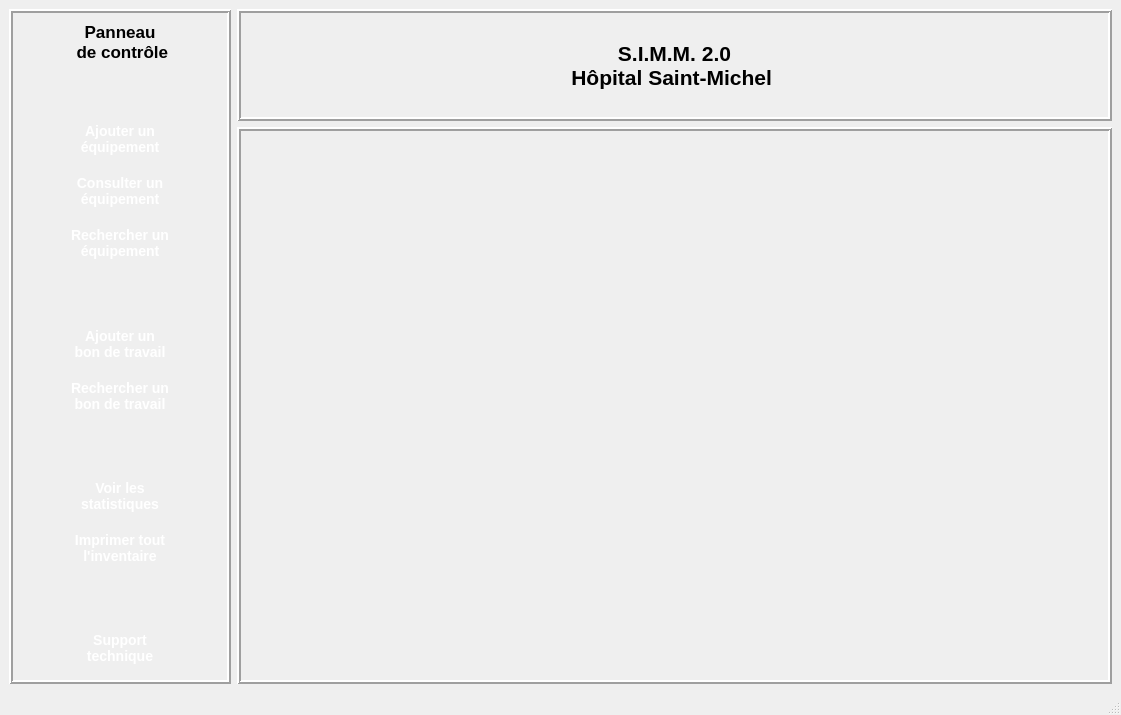
<?xml version="1.0" encoding="UTF-8"?>
<ui version="4.0">
 <class>MainWindow</class>
 <widget class="QMainWindow" name="MainWindow">
  <property name="geometry">
   <rect>
    <x>0</x>
    <y>0</y>
    <width>1121</width>
    <height>715</height>
   </rect>
  </property>
  <property name="windowTitle">
   <string>MainWindow</string>
  </property>
  <property name="styleSheet">
   <string notr="true">#MainWindow{
background:qlineargradient(x1: 0, y1: 0, x2: 0, y2: 1,
                                      stop: 0 #85cafc, stop: 1  #36357F);;
}</string>
  </property>
  <widget class="QWidget" name="centralwidget">
   <layout class="QGridLayout" name="gridLayout_4">
    <item row="0" column="0" rowspan="2">
     <widget class="QFrame" name="framePanneauDeControle">
      <property name="styleSheet">
       <string notr="true">#framePanneauDeControle {;
min-width:220px;
}

QLineEdit {
padding: 1px;
border-style: solid;
border: 2px solid gray;
border-radius: 8px;
min-width: 50px;
max-width: 150px;
}

QDateEdit {
max-width: 105px
}

QPushButton {
color: white;
border-width: 2px;
border-radius: 4px;
padding: 3px;
font: bold 14px;
padding-left: 5px;
padding-right: 5px;
min-width: 40px;
max-width:220px;
min-height: 40px;
max-height: 40px;
}

QPushButton:hover {
background-color: qlineargradient(x1: 0, y1: 1, x2: 0, y2: 0, stop: 0 #edf2f8, stop: 1 #c8d9ea);
}

QPushButton:pressed {
background-color: rgb(193, 213, 243);
}


QComboBox {
    border: 1px solid gray;
    border-radius: 3px;
    padding: 1px 18px 1px 3px;
    min-width: 8em;
	max-width: 200px;
	
}

QComboBox:editable {
    background: white;
}

QComboBox:!editable, QComboBox::drop-down:editable {
     background: qlineargradient(x1: 0, y1: 0, x2: 0, y2: 1,
                                 stop: 0 #E1E1E1, stop: 0.4 #DDDDDD,
                                 stop: 0.5 #D8D8D8, stop: 1.0 #D3D3D3);
}

/* QComboBox gets the &quot;on&quot; state when the popup is open */
QComboBox:!editable:on, QComboBox::drop-down:editable:on {
    background: qlineargradient(x1: 0, y1: 0, x2: 0, y2: 1,
                                stop: 0 #D3D3D3, stop: 0.4 #D8D8D8,
                                stop: 0.5 #DDDDDD, stop: 1.0 #E1E1E1);
}

QComboBox:on { /* shift the text when the popup opens */
    padding-top: 3px;
    padding-left: 4px;
}

QComboBox::drop-down {
    subcontrol-origin: padding;
    subcontrol-position: top right;
    width: 15px;

    border-left-width: 1px;
    border-left-color: darkgrey;
    border-left-style: solid; /* just a single line */
    border-top-right-radius: 3px; /* same radius as the QComboBox */
    border-bottom-right-radius: 3px;
}

QComboBox::down-arrow {
    image: url(/usr/share/icons/crystalsvg/16x16/actions/1downarrow.png);
}

QComboBox::down-arrow:on { /* shift the arrow when popup is open */
    top: 1px;
    left: 1px;
}</string>
      </property>
      <property name="frameShape">
       <enum>QFrame::Box</enum>
      </property>
      <property name="frameShadow">
       <enum>QFrame::Raised</enum>
      </property>
      <property name="lineWidth">
       <number>2</number>
      </property>
      <layout class="QGridLayout" name="gridLayout">
       <item row="0" column="0">
        <layout class="QVBoxLayout" name="verticalLayout">
         <item>
          <widget class="QLabel" name="titrePanneauDeControle">
           <property name="font">
            <font>
             <pointsize>13</pointsize>
             <weight>75</weight>
             <bold>true</bold>
            </font>
           </property>
           <property name="text">
            <string>Panneau
 de contrôle</string>
           </property>
           <property name="alignment">
            <set>Qt::AlignCenter</set>
           </property>
          </widget>
         </item>
         <item>
          <spacer name="verticalSpacer">
           <property name="orientation">
            <enum>Qt::Vertical</enum>
           </property>
           <property name="sizeHint" stdset="0">
            <size>
             <width>20</width>
             <height>40</height>
            </size>
           </property>
          </spacer>
         </item>
         <item>
          <widget class="QPushButton" name="ajouterUnEquipementButton">
           <property name="text">
            <string>Ajouter un
équipement</string>
           </property>
           <property name="icon">
            <iconset>
             <normaloff>../../Apprentissage Python/exercices/Hatim/Accueil/plus.png</normaloff>../../Apprentissage Python/exercices/Hatim/Accueil/plus.png</iconset>
           </property>
           <property name="iconSize">
            <size>
             <width>40</width>
             <height>40</height>
            </size>
           </property>
          </widget>
         </item>
         <item>
          <widget class="QPushButton" name="consulterUnEquipementButton">
           <property name="text">
            <string>Consulter un
équipement</string>
           </property>
           <property name="icon">
            <iconset>
             <normaloff>edit.png</normaloff>edit.png</iconset>
           </property>
           <property name="iconSize">
            <size>
             <width>40</width>
             <height>40</height>
            </size>
           </property>
          </widget>
         </item>
         <item>
          <widget class="QPushButton" name="rechercherUnEquipementButton">
           <property name="text">
            <string>Rechercher un
équipement</string>
           </property>
           <property name="icon">
            <iconset>
             <normaloff>magnifying-glass.png</normaloff>magnifying-glass.png</iconset>
           </property>
           <property name="iconSize">
            <size>
             <width>40</width>
             <height>40</height>
            </size>
           </property>
          </widget>
         </item>
         <item>
          <spacer name="verticalSpacer_2">
           <property name="orientation">
            <enum>Qt::Vertical</enum>
           </property>
           <property name="sizeHint" stdset="0">
            <size>
             <width>20</width>
             <height>40</height>
            </size>
           </property>
          </spacer>
         </item>
         <item>
          <widget class="QPushButton" name="ajouterBdtButton">
           <property name="text">
            <string>Ajouter un
bon de travail</string>
           </property>
           <property name="icon">
            <iconset>
             <normaloff>add.png</normaloff>add.png</iconset>
           </property>
           <property name="iconSize">
            <size>
             <width>40</width>
             <height>40</height>
            </size>
           </property>
          </widget>
         </item>
         <item>
          <widget class="QPushButton" name="rechercherBdtButton">
           <property name="text">
            <string>Rechercher un
bon de travail</string>
           </property>
           <property name="icon">
            <iconset>
             <normaloff>search.png</normaloff>search.png</iconset>
           </property>
           <property name="iconSize">
            <size>
             <width>40</width>
             <height>40</height>
            </size>
           </property>
          </widget>
         </item>
         <item>
          <spacer name="verticalSpacer_12">
           <property name="orientation">
            <enum>Qt::Vertical</enum>
           </property>
           <property name="sizeHint" stdset="0">
            <size>
             <width>20</width>
             <height>40</height>
            </size>
           </property>
          </spacer>
         </item>
         <item>
          <widget class="QPushButton" name="statistiquesButton">
           <property name="text">
            <string>Voir les
statistiques</string>
           </property>
           <property name="icon">
            <iconset>
             <normaloff>graph.png</normaloff>graph.png</iconset>
           </property>
           <property name="iconSize">
            <size>
             <width>40</width>
             <height>40</height>
            </size>
           </property>
          </widget>
         </item>
         <item>
          <widget class="QPushButton" name="imprimerButton">
           <property name="text">
            <string>Imprimer tout
l'inventaire</string>
           </property>
           <property name="icon">
            <iconset>
             <normaloff>printer.png</normaloff>printer.png</iconset>
           </property>
           <property name="iconSize">
            <size>
             <width>40</width>
             <height>40</height>
            </size>
           </property>
          </widget>
         </item>
         <item>
          <spacer name="verticalSpacer_10">
           <property name="orientation">
            <enum>Qt::Vertical</enum>
           </property>
           <property name="sizeHint" stdset="0">
            <size>
             <width>20</width>
             <height>40</height>
            </size>
           </property>
          </spacer>
         </item>
         <item>
          <widget class="QPushButton" name="supportButton">
           <property name="text">
            <string>Support
technique</string>
           </property>
           <property name="icon">
            <iconset>
             <normaloff>PC2.png</normaloff>PC2.png</iconset>
           </property>
           <property name="iconSize">
            <size>
             <width>40</width>
             <height>40</height>
            </size>
           </property>
           <property name="autoDefault">
            <bool>false</bool>
           </property>
           <property name="default">
            <bool>false</bool>
           </property>
           <property name="flat">
            <bool>false</bool>
           </property>
          </widget>
         </item>
        </layout>
       </item>
      </layout>
     </widget>
    </item>
    <item row="0" column="1">
     <widget class="QFrame" name="frameTitre">
      <property name="styleSheet">
       <string notr="true">#frameTitre{
max-height:110px;
}</string>
      </property>
      <property name="frameShape">
       <enum>QFrame::Box</enum>
      </property>
      <property name="frameShadow">
       <enum>QFrame::Raised</enum>
      </property>
      <property name="lineWidth">
       <number>2</number>
      </property>
      <layout class="QHBoxLayout" name="horizontalLayout">
       <item>
        <spacer name="horizontalSpacer">
         <property name="orientation">
          <enum>Qt::Horizontal</enum>
         </property>
         <property name="sizeHint" stdset="0">
          <size>
           <width>289</width>
           <height>20</height>
          </size>
         </property>
        </spacer>
       </item>
       <item>
        <widget class="QLabel" name="titrePrincipal">
         <property name="font">
          <font>
           <pointsize>16</pointsize>
           <weight>75</weight>
           <bold>true</bold>
          </font>
         </property>
         <property name="frameShadow">
          <enum>QFrame::Plain</enum>
         </property>
         <property name="text">
          <string>S.I.M.M. 2.0
Hôpital Saint-Michel </string>
         </property>
         <property name="alignment">
          <set>Qt::AlignCenter</set>
         </property>
        </widget>
       </item>
       <item>
        <spacer name="horizontalSpacer_2">
         <property name="orientation">
          <enum>Qt::Horizontal</enum>
         </property>
         <property name="sizeHint" stdset="0">
          <size>
           <width>258</width>
           <height>20</height>
          </size>
         </property>
        </spacer>
       </item>
      </layout>
      <zorder>horizontalSpacer</zorder>
      <zorder>titrePrincipal</zorder>
      <zorder>horizontalSpacer_2</zorder>
     </widget>
    </item>
    <item row="1" column="1">
     <layout class="QGridLayout" name="gridLayout_3">
      <item row="0" column="0">
       <widget class="QFrame" name="Frame">
        <property name="styleSheet">
         <string notr="true"/>
        </property>
        <property name="frameShape">
         <enum>QFrame::Box</enum>
        </property>
        <property name="frameShadow">
         <enum>QFrame::Raised</enum>
        </property>
        <property name="lineWidth">
         <number>2</number>
        </property>
        <layout class="QGridLayout" name="gridLayout_2">
         <item row="0" column="0">
          <widget class="QWidget" name="WidgetWindow" native="true"/>
         </item>
        </layout>
       </widget>
      </item>
     </layout>
    </item>
   </layout>
   <zorder>frameTitre</zorder>
   <zorder>framePanneauDeControle</zorder>
  </widget>
  <widget class="QMenuBar" name="menubar">
   <property name="geometry">
    <rect>
     <x>0</x>
     <y>0</y>
     <width>1121</width>
     <height>21</height>
    </rect>
   </property>
  </widget>
  <widget class="QStatusBar" name="statusbar"/>
 </widget>
 <resources/>
 <connections/>
</ui>
